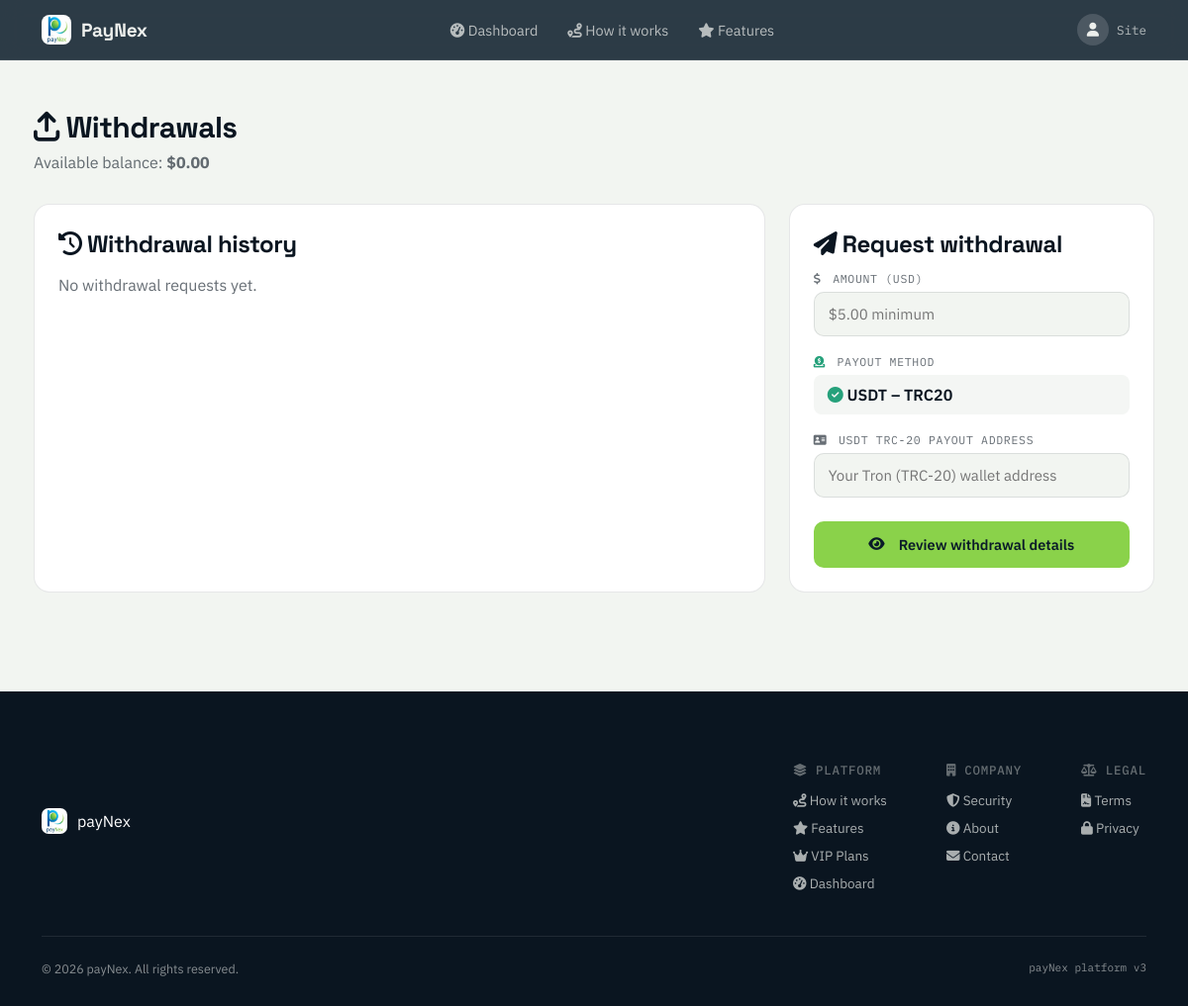
/withdraw.php (signed in), run on the app's committed database.
### tables this page shows
CREATE TABLE IF NOT EXISTS users (
    id                  INT UNSIGNED    AUTO_INCREMENT PRIMARY KEY,
    name                VARCHAR(120)    NOT NULL,
    email               VARCHAR(190)    NOT NULL UNIQUE,
    password_hash       VARCHAR(255)    NOT NULL,
    role                ENUM('earner','admin') NOT NULL DEFAULT 'earner',
    wallet_balance      DECIMAL(12,2)   NOT NULL DEFAULT 0.00,
    status              ENUM('active','suspended') NOT NULL DEFAULT 'active',
    suspension_note     VARCHAR(255)    NULL,
    vip_level           TINYINT         NULL,
    vip_expires_at      DATE            NULL,
    last_spin_at        DATETIME        NULL,
    btc_address         VARCHAR(100)    NULL,
    usdt_trc20_address  VARCHAR(100)    NULL,
    referral_code       VARCHAR(16)     NOT NULL UNIQUE,
    referred_by         INT UNSIGNED    NULL,
    profile_photo       VARCHAR(255)    NULL,
    email_verified      TINYINT(1)      NOT NULL DEFAULT 0,
    verification_code   VARCHAR(6)      NULL,
    total_referrals     INT UNSIGNED    NOT NULL DEFAULT 0,
    created_at          DATETIME        NOT NULL DEFAULT CURRENT_TIMESTAMP,
    CONSTRAINT fk_referred_by FOREIGN KEY (referred_by) REFERENCES users(id) ON DELETE SET NULL
);

### includes/functions.php (called while the page is built, shortened)
<?php
function e(?string $value): string
{
    return htmlspecialchars($value ?? '', ENT_QUOTES, 'UTF-8');
}
function current_user(): ?array
{
    return $_SESSION['user'] ?? null;
}
function money(float $amount): string
{
    return '$' . number_format($amount, 2);
}

### withdraw.php (the view, shortened to what this page needs)
<?php
require_once __DIR__ . '/config/config.php';
$user = current_user();
$suspended = ($user['status'] === 'suspended');
$uRow = $pdo->prepare('SELECT * FROM users WHERE id = :id');
$uRow->execute([':id' => $user['id']]);
$u = $uRow->fetch();
$vipLevel = (int) ($u['vip_level'] ?? 0);
$vipPlan  = $vipLevel ? get_vip_plan($pdo, $vipLevel) : null;
$minWd    = $vipPlan  ? (float) $vipPlan['min_withdrawal'] : 5.00;
$amount  = '';
$account = '';
$uRow->execute([':id' => $user['id']]);
$u = $uRow->fetch();
$balance = (float) $u['wallet_balance'];
$histStmt = $pdo->prepare('SELECT * FROM withdrawals WHERE user_id = :id ORDER BY requested_at DESC LIMIT 50');
$histStmt->execute([':id' => $user['id']]);
$history = $histStmt->fetchAll();
require __DIR__ . '/includes/header.php';
?>
<div class="page-wrap">
  <div class="page-head">
    <h1><i class="fa-solid fa-arrow-up-from-bracket"></i> Withdrawals</h1>
    <p>Available balance: <strong><?= e(money($balance)) ?></strong><?php if ($vipPlan): ?>&nbsp;·&nbsp; Minimum: <strong><?= e(money($minWd)) ?></strong><?php endif; ?></p>
  </div>
  <div class="two-col">
    <div class="card">
      <h2><i class="fa-solid fa-clock-rotate-left"></i> Withdrawal history</h2>
      <?php if (!$history): ?>
        <p class="text-muted">No withdrawal requests yet.</p>
      <?php endif; ?>
    </div>
    <div class="card <?= $suspended ? 'suspended-lock' : '' ?>">
      <h2><i class="fa-solid fa-paper-plane"></i> Request withdrawal</h2>
      <form id="wd-form" method="post" action="<?= BASE_URL ?>/confirm_withdraw.php" novalidate>
        <div class="field">
          <label><i class="fa-solid fa-dollar-sign"></i> Amount (USD)</label>
          <input type="number" id="wd-amount" name="amount" value="<?= e((string)$amount) ?>" min="<?= e(number_format($minWd, 2)) ?>" step="0.01" max="<?= e((string)$balance) ?>" required placeholder="<?= e(money($minWd)) ?> minimum">
        </div>
        <div class="field">
          <label><i class="fa-solid fa-circle-dollar-to-slot" style="color:#26a17b;"></i> Payout method</label>
          <div style="padding:10px 14px; background:#f4f6f4; border-radius:8px; font-weight:600; color:var(--ink);">
            <i class="fa-solid fa-circle-check" style="color:#26a17b;"></i> USDT – TRC20
          </div>
        </div>
        <div class="field">
          <label><i class="fa-solid fa-address-card"></i> USDT TRC-20 payout address</label>
          <input type="text" id="wd-account" name="account_details" value="<?= e($account ?: ($u['usdt_trc20_address'] ?? '')) ?>" placeholder="Your Tron (TRC-20) wallet address" required>
        </div>
        <div class="form-actions">
          <button type="submit" class="btn btn-primary btn-full"><i class="fa-solid fa-eye"></i> Review withdrawal details</button>
        </div>
      </form>
    </div>
  </div>
</div>
<?php require __DIR__ . '/includes/footer.php'; ?>

### includes/header.php (shortened to what this page needs)
<?php
$user = current_user();
$logoLink = $user ? BASE_URL . '/dashboard.php' : BASE_URL . '/index.php';
?>
<!DOCTYPE html>
<html lang="en">
<head>
<link rel="stylesheet" href="https://cdnjs.cloudflare.com/ajax/libs/font-awesome/6.5.1/css/all.min.css">
<link rel="stylesheet" href="<?= BASE_URL ?>/assets/css/style.css">
<link rel="stylesheet" href="<?= BASE_URL ?>/assets/css/app.css">
</head>
<body>
<header class="nav" id="main-nav">
  <div class="nav-inner">
    <a href="<?= $logoLink ?>" class="brand">
      <img src="<?= BASE_URL ?>/assets/img/logo.png" alt="payNex logo">
      <span>PayNex</span>
    </a>
    <nav class="links" id="nav-links">
      <?php if ($user): ?>
        <a href="<?= BASE_URL ?>/dashboard.php">
          <i class="fa-solid fa-gauge-high"></i> Dashboard
        </a>
        <a href="<?= BASE_URL ?>/index.php#how">
          <i class="fa-solid fa-route"></i> How it works
        </a>
        <a href="<?= BASE_URL ?>/index.php#features">
          <i class="fa-solid fa-star"></i> Features
        </a>
      <?php endif; ?>
    </nav>
    <div class="nav-right">
      <?php if ($user): ?>
        <div class="nav-user-menu" tabindex="0" role="button" aria-haspopup="true" aria-expanded="false">
          <?php if ($user['profile_photo'] ?? false): ?>
            <img class="nav-avatar" src="<?= BASE_URL ?>/uploads/<?= e($user['profile_photo']) ?>" alt="">
          <?php else: ?>
            <span class="nav-avatar-placeholder">
              <i class="fa-solid fa-user"></i>
            </span>
          <?php endif; ?>
          <span class="nav-hello"><?= e(explode(' ', $user['name'])[0]) ?></span>
        </div>
      <?php else: ?>
        <a href="<?= BASE_URL ?>/login.php" class="nav-cta nav-cta-ghost">Log in</a>
        <a href="<?= BASE_URL ?>/signup.php" class="nav-cta">Get started</a>
      <?php endif; ?>
    </div>
  </div>
</header>

### assets/css/style.css (style rules this page uses)
:root { --navy-deep:#0A1B29; --navy-mid:#102C40; --navy-line: rgba(255,255,255,0.09); --paper:#F2F5F1; --paper-line: rgba(10,21,32,0.10); --ink:#0A1520; --ink-soft: rgba(10,21,32,0.62); --paper-soft: rgba(245,247,244,0.68); --blue:#2E8FD6; --blue-bright:#5CB3F0; --green:#8AD24A; --green-bright:#C6EB6B; --amber:#E8B54A; --red:#E2685F; --radius: 16px; }
* { box-sizing:border-box; }
html { scroll-behavior:smooth; }
body { margin:0; background:var(--paper); color:var(--ink); font-family:'IBM Plex Sans', sans-serif; -webkit-font-smoothing:antialiased; }
h1,h2,h3,.display { font-family:'Space Grotesk', sans-serif; letter-spacing:-0.02em; margin:0; }
a { color:inherit; text-decoration:none; }
img { max-width:100%; display:block; }
header.nav { position:sticky; top:0; z-index:100; background:rgba(10,27,41,0.85); backdrop-filter:blur(10px); border-bottom:1px solid var(--navy-line); }
.nav-inner { max-width:1180px; margin:0 auto; padding:14px 32px; display:flex; align-items:center; justify-content:space-between; color:#EDEFEC; }
.brand { display:flex; align-items:center; gap:10px; }
.brand img { width:30px; height:30px; border-radius:8px; }
.brand span { font-family:'Space Grotesk'; font-weight:700; font-size:19px; letter-spacing:-0.01em; }
nav.links { display:flex; gap:30px; font-size:14.5px; color:rgba(237,239,236,0.72); }
.btn { font-family:'IBM Plex Sans'; font-weight:600; font-size:14.5px; padding:13px 24px; border-radius:10px; display:inline-flex; align-items:center; gap:8px; cursor:pointer; border:1px solid transparent; transition:transform .15s ease, background .15s ease; }
.btn-primary { background:var(--green); color:var(--navy-deep); }

### assets/css/app.css (style rules this page uses)
header.nav .brand { cursor: pointer; text-decoration: none; }
.nav-right { display: flex; align-items: center; gap: 10px; }
.nav-user-menu { position: relative; display: flex; align-items: center; gap: 8px; cursor: pointer; }
.nav-avatar-placeholder { width: 32px; height: 32px; border-radius: 50%; background: rgba(255,255,255,.15); display: flex; align-items: center; justify-content: center; font-size: 14px; color: #EDEFEC; }
.nav-hello { font-family: 'IBM Plex Mono', monospace; font-size: 12.5px; color: rgba(237,239,236,.7); }
.page-wrap { max-width: 1180px; margin: 0 auto; padding: 48px 24px 80px; }
.page-head { margin-bottom: 32px; }
.page-head h1 { font-size: 30px; }
.page-head p { color: var(--ink-soft); margin-top: 6px; }
.two-col { display: grid; grid-template-columns: 2fr 1fr; gap: 24px; }
.card { background: #fff; border: 1px solid var(--paper-line); border-radius: var(--radius); padding: 24px; margin-bottom: 20px; }
.card h2, .card h3 { margin-bottom: 12px; }
.field { margin-bottom: 18px; }
.field label { display: block; font-family: 'IBM Plex Mono', monospace; font-size: 11.5px; text-transform: uppercase; letter-spacing: .06em; color: var(--ink-soft); margin-bottom: 6px; }
.field label .fa-solid { margin-right: 4px; }
.field input, .field select, .field textarea { width: 100%; padding: 12px 14px; border: 1px solid var(--paper-line); border-radius: 10px; font-family: 'IBM Plex Sans', sans-serif; font-size: 15px; background: var(--paper); color: var(--ink); box-sizing: border-box; transition: border-color .2s, box-shadow .2s; }
.form-actions { margin-top: 24px; }
.form-actions .btn { width: 100%; justify-content: center; }
.btn-full { width: 100%; text-align: center; justify-content: center; }
.btn i { margin-right: 6px; }
.text-muted { color: var(--ink-soft); }

### data on the page
users: name "Site", wallet_balance "$0.00", amount "$5.00 minimum"
